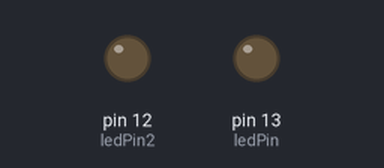
The sketch below on a simulated Arduino Uno, built with avr-gcc and run on an emulated ATmega328P. Shown: output pins drawn as LEDs (lit = HIGH).

Above: at 1.3 s.
At 3.7 s:
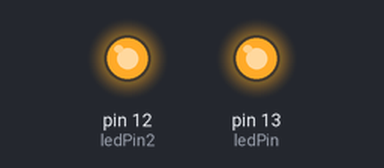
Timing chart, 0 to 6.2 s (numbered marks = the images above):
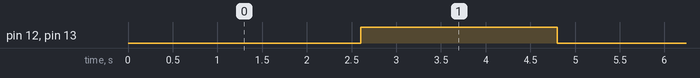

The sketch:

pwm.ino
```cpp
int ledPin = 13; // 把 LED 接上 PWM pin3
int ledPin2 = 12; // 把 LED 接上 PWM pin3
void setup()
{
pinMode(ledPin, OUTPUT); // 設定 pin 3 為輸出
pinMode(ledPin2, OUTPUT); // 設定 pin 3 為輸出
}
// 下面這個 loop 會讓 LED 燈由暗變為一半亮度，最後變成最大亮度
void loop()
{
  for( int i = 0 ; i < 240 ;  )
  {
analogWrite(ledPin, i);  // LED 不亮
analogWrite(ledPin2, i);  // LED 不亮
delay (200);
i += 10;
  }
}
```

Measured:
- by itself, pin 12 (ledPin2), pin 13 (ledPin): alternates HIGH for 2.2 s and LOW for 2.6 s
